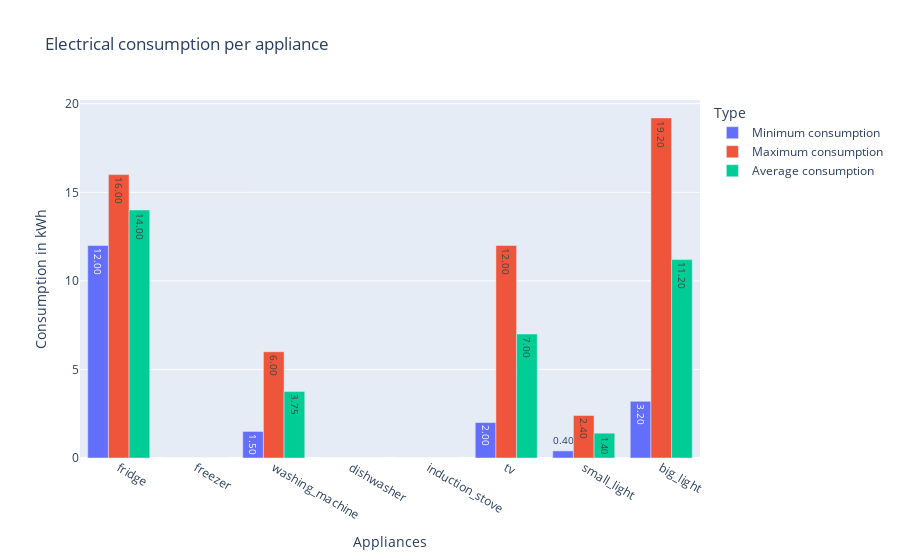

This figure's notebook cell:
### Code cell
calcul.bargraph(df, 'avg_kWh', 'Average consumption')

### Figure 1 — Plotly figure (JSON) as saved in the notebook; plotly's stock layout.template omitted (floating-point values rounded to 4 significant figures)
{"data": [{"alignmentgroup": "True", "hovertemplate": "Type=Minimum consumption<br>Appliances=%{x}<br>Consumption in kWh=%{y}<extra></extra>", "legendgroup": "Minimum consumption", "marker": {"color": "#636efa", "pattern": {"shape": ""}}, "name": "Minimum consumption", "offsetgroup": "Minimum consumption", "orientation": "v", "showlegend": true, "textposition": "auto", "texttemplate": "%{y:.2f}", "type": "bar", "x": ["fridge", "freezer", "washing_machine", "dishwasher", "induction_stove", "tv", "small_light", "big_light"], "xaxis": "x", "y": [12, 0, 1.5, 0, 0, 2, 0.4, 3.2], "yaxis": "y"}, {"alignmentgroup": "True", "hovertemplate": "Type=Maximum consumption<br>Appliances=%{x}<br>Consumption in kWh=%{y}<extra></extra>", "legendgroup": "Maximum consumption", "marker": {"color": "#EF553B", "pattern": {"shape": ""}}, "name": "Maximum consumption", "offsetgroup": "Maximum consumption", "orientation": "v", "showlegend": true, "textposition": "auto", "texttemplate": "%{y:.2f}", "type": "bar", "x": ["fridge", "freezer", "washing_machine", "dishwasher", "induction_stove", "tv", "small_light", "big_light"], "xaxis": "x", "y": [16, 0, 6, 0, 0, 12, 2.4, 19.2], "yaxis": "y"}, {"alignmentgroup": "True", "hovertemplate": "Type=Average consumption<br>Appliances=%{x}<br>Consumption in kWh=%{y}<extra></extra>", "legendgroup": "Average consumption", "marker": {"color": "#00cc96", "pattern": {"shape": ""}}, "name": "Average consumption", "offsetgroup": "Average consumption", "orientation": "v", "showlegend": true, "textposition": "auto", "texttemplate": "%{y:.2f}", "type": "bar", "x": ["fridge", "freezer", "washing_machine", "dishwasher", "induction_stove", "tv", "small_light", "big_light"], "xaxis": "x", "y": [14, 0, 3.75, 0, 0, 7, 1.4, 11.2], "yaxis": "y"}], "layout": {"barmode": "group", "legend": {"title": {"text": "Type"}, "tracegroupgap": 0}, "title": {"text": "Electrical consumption per appliance"}, "xaxis": {"anchor": "y", "domain": [0, 1], "title": {"text": "Appliances"}}, "yaxis": {"anchor": "x", "domain": [0, 1], "title": {"text": "Consumption in kWh"}}}}
